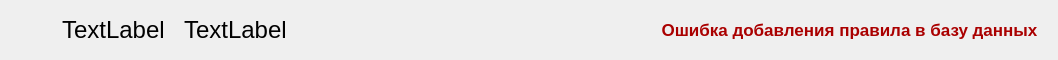
<?xml version="1.0" encoding="UTF-8"?>
<ui version="4.0">
 <class>MachineLearnItem</class>
 <widget class="QWidget" name="MachineLearnItem">
  <property name="geometry">
   <rect>
    <x>0</x>
    <y>0</y>
    <width>1058</width>
    <height>60</height>
   </rect>
  </property>
  <property name="minimumSize">
   <size>
    <width>11</width>
    <height>60</height>
   </size>
  </property>
  <property name="maximumSize">
   <size>
    <width>16777215</width>
    <height>60</height>
   </size>
  </property>
  <property name="windowTitle">
   <string>Form</string>
  </property>
  <layout class="QGridLayout" name="gridLayout">
   <property name="topMargin">
    <number>1</number>
   </property>
   <property name="bottomMargin">
    <number>1</number>
   </property>
   <item row="0" column="2">
    <widget class="QLabel" name="label_3">
     <property name="maximumSize">
      <size>
       <width>50</width>
       <height>40</height>
      </size>
     </property>
     <property name="font">
      <font>
       <pointsize>9</pointsize>
      </font>
     </property>
     <property name="text">
      <string/>
     </property>
     <property name="pixmap">
      <pixmap resource="resources.qrc">:/icons/iconfinder_34_61498.png</pixmap>
     </property>
     <property name="scaledContents">
      <bool>true</bool>
     </property>
    </widget>
   </item>
   <item row="0" column="3">
    <widget class="QLabel" name="label_4">
     <property name="font">
      <font>
       <family>Ubuntu</family>
       <pointsize>18</pointsize>
      </font>
     </property>
     <property name="text">
      <string>TextLabel</string>
     </property>
    </widget>
   </item>
   <item row="0" column="4">
    <spacer name="horizontalSpacer">
     <property name="orientation">
      <enum>Qt::Horizontal</enum>
     </property>
     <property name="sizeHint" stdset="0">
      <size>
       <width>20</width>
       <height>20</height>
      </size>
     </property>
    </spacer>
   </item>
   <item row="0" column="1">
    <widget class="QLabel" name="label_2">
     <property name="font">
      <font>
       <family>Ubuntu</family>
       <pointsize>18</pointsize>
      </font>
     </property>
     <property name="text">
      <string>TextLabel</string>
     </property>
    </widget>
   </item>
   <item row="0" column="0">
    <widget class="QLabel" name="label">
     <property name="minimumSize">
      <size>
       <width>45</width>
       <height>45</height>
      </size>
     </property>
     <property name="maximumSize">
      <size>
       <width>45</width>
       <height>45</height>
      </size>
     </property>
     <property name="text">
      <string/>
     </property>
     <property name="pixmap">
      <pixmap resource="resources.qrc">:/icons/iconfinder_Mac_Text_Edit_1215418.png</pixmap>
     </property>
     <property name="scaledContents">
      <bool>true</bool>
     </property>
    </widget>
   </item>
   <item row="0" column="6" colspan="2">
    <widget class="QStackedWidget" name="stackedWidget">
     <property name="currentIndex">
      <number>2</number>
     </property>
     <widget class="QWidget" name="pgButton">
      <layout class="QGridLayout" name="gridLayout_2">
       <item row="0" column="2">
        <widget class="QPushButton" name="pushButton">
         <property name="minimumSize">
          <size>
           <width>166</width>
           <height>29</height>
          </size>
         </property>
         <property name="text">
          <string>Добавить в базу обучения</string>
         </property>
        </widget>
       </item>
       <item row="0" column="1">
        <widget class="QLineEdit" name="lineEdit">
         <property name="minimumSize">
          <size>
           <width>280</width>
           <height>0</height>
          </size>
         </property>
         <property name="placeholderText">
          <string>Введите свой вариант для добавления в базу</string>
         </property>
        </widget>
       </item>
       <item row="0" column="0">
        <widget class="QLabel" name="label_5">
         <property name="font">
          <font>
           <family>Ubuntu</family>
           <pointsize>16</pointsize>
          </font>
         </property>
         <property name="text">
          <string>или...</string>
         </property>
        </widget>
       </item>
      </layout>
     </widget>
     <widget class="QWidget" name="pgComplete">
      <layout class="QGridLayout" name="gridLayout_3">
       <item row="0" column="1">
        <widget class="QLabel" name="label_6">
         <property name="font">
          <font>
           <family>Ubuntu</family>
           <pointsize>17</pointsize>
           <weight>75</weight>
           <bold>true</bold>
          </font>
         </property>
         <property name="text">
          <string>Добавлено</string>
         </property>
         <property name="alignment">
          <set>Qt::AlignCenter</set>
         </property>
        </widget>
       </item>
       <item row="0" column="0">
        <spacer name="horizontalSpacer_2">
         <property name="orientation">
          <enum>Qt::Horizontal</enum>
         </property>
         <property name="sizeHint" stdset="0">
          <size>
           <width>40</width>
           <height>20</height>
          </size>
         </property>
        </spacer>
       </item>
      </layout>
     </widget>
     <widget class="QWidget" name="pgError">
      <layout class="QGridLayout" name="gridLayout_4">
       <item row="0" column="0">
        <spacer name="horizontalSpacer_3">
         <property name="orientation">
          <enum>Qt::Horizontal</enum>
         </property>
         <property name="sizeHint" stdset="0">
          <size>
           <width>126</width>
           <height>20</height>
          </size>
         </property>
        </spacer>
       </item>
       <item row="0" column="1">
        <widget class="QLabel" name="lbErrorText">
         <property name="font">
          <font>
           <family>Ubuntu</family>
           <pointsize>13</pointsize>
           <weight>75</weight>
           <bold>true</bold>
          </font>
         </property>
         <property name="styleSheet">
          <string notr="true">color: rgb(170, 0, 0);</string>
         </property>
         <property name="text">
          <string>Ошибка добавления правила в базу данных</string>
         </property>
         <property name="alignment">
          <set>Qt::AlignCenter</set>
         </property>
        </widget>
       </item>
      </layout>
     </widget>
    </widget>
   </item>
  </layout>
 </widget>
 <resources>
  <include location="resources.qrc"/>
 </resources>
 <connections/>
</ui>
